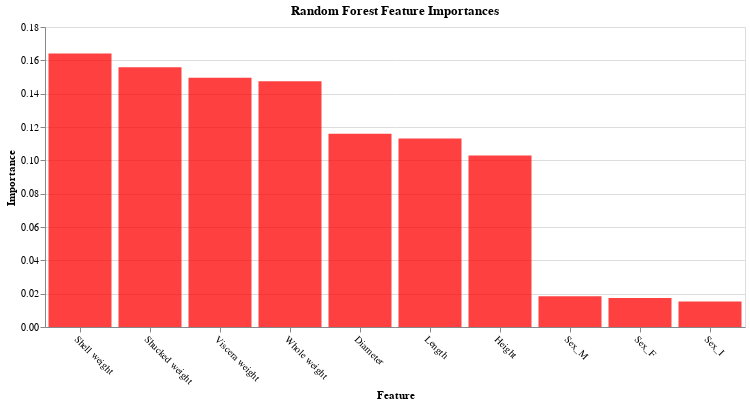

Notebook code for this chart:
### Code cell
plot_imp(best_features_rfi, feature_importances_rfi, "Random Forest", "red")

### Figure 1 — Vega-Lite specification as saved in the notebook (floating-point values rounded to 4 significant figures)
{"config": {"view": {"continuousWidth": 400, "continuousHeight": 300}}, "data": {"name": "data-c70099856f4a31d1c66c488315cb4a5b"}, "mark": {"type": "bar", "color": "red", "opacity": 0.75}, "encoding": {"x": {"axis": {"labelAngle": 45}, "field": "features", "sort": null, "title": "Feature", "type": "nominal"}, "y": {"field": "importances", "title": "Importance", "type": "quantitative"}}, "title": "Random Forest Feature Importances", "width": 700, "$schema": "https://vega.github.io/schema/vega-lite/v5.2.0.json", "datasets": {"data-c70099856f4a31d1c66c488315cb4a5b": [{"features": "Shell weight", "importances": 0.164}, {"features": "Shucked weight", "importances": 0.1558}, {"features": "Viscera weight", "importances": 0.1495}, {"features": "Whole weight", "importances": 0.1474}, {"features": "Diameter", "importances": 0.116}, {"features": "Length", "importances": 0.1131}, {"features": "Height", "importances": 0.1029}, {"features": "Sex_M", "importances": 0.01843}, {"features": "Sex_F", "importances": 0.01742}, {"features": "Sex_I", "importances": 0.01533}]}}
